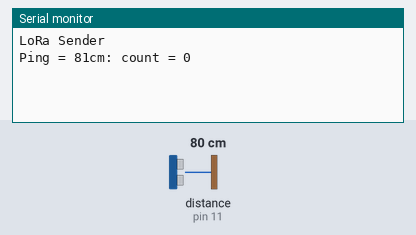
Bench run of a sketch on a simulated Arduino Uno, built with avr-gcc and run on an emulated ATmega328P. Parts: the last lines printed to the serial monitor. The inputs (shaded band) are chosen by the test bench; at power-on: distance to the obstacle (sensor on pin 11) 80 cm. The echo pulse lasts 58.3 µs per cm; no radio packets arrive unless stated.

Above: at 6.8 s.
6.9 s: distance to the obstacle (sensor on pin 11) set to 2 cm
At 12.2 s:
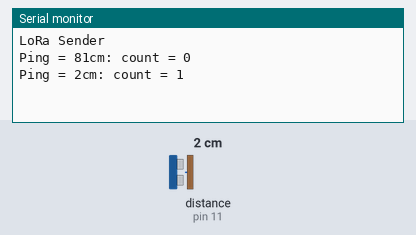
12.3 s: distance to the obstacle (sensor on pin 11) set to 4 cm
At 19.1 s:
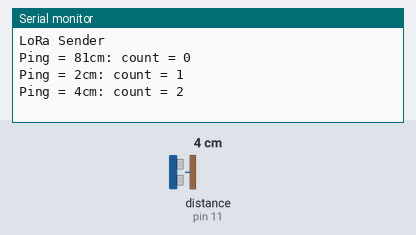

Measured:
- after the input at 6.9 s, the serial monitor: prints a new line after 5.1 s (image 1)
- after the input at 12.3 s, the serial monitor: prints a new line after 5.7 s (image 2)

The sketch:

us_test.ino
```cpp
#include <SPI.h>
#include <LoRa.h>
#include <avr/interrupt.h>
#include <NewPing.h>

#define POWER 3
#define TRIGGER_PIN  12  // Arduino pin tied to trigger pin on the ultrasonic sensor.
#define ECHO_PIN     11  // Arduino pin tied to echo pin on the ultrasonic sensor.
#define MAX_DISTANCE 200
NewPing sonar(TRIGGER_PIN, ECHO_PIN, MAX_DISTANCE);

int counter = 0;
int dist;

void setup() {
  Serial.begin(9600);
  pinMode(POWER, OUTPUT);
  digitalWrite(POWER, LOW);
  Serial.println("LoRa Sender");
  LoRa.setPins(1, 4, 7); //reset is pd4, adc8, dio0 is P(ort)E 6 or int6

  if (!LoRa.begin(433E6)) { // initialise at 433MHz
    Serial.println("Starting LoRa failed!");
    while (1);
    //record current state of analogue read pins


  }
}

void loop() {
  delay(3000);
  //READ MESSAGE
  digitalWrite(POWER, HIGH);
  delay(3000);
  dist = sonar.ping_cm();
  digitalWrite(POWER, LOW);
  // send packet
//  LoRa.beginPacket();
//  LoRa.print("Ping = ");
//  LoRa.print(sonar.ping_cm());
//  LoRa.print("cm");
//  LoRa.print(": count = ");
//  LoRa.print(counter);
//  LoRa.endPacket();

  Serial.print("Ping = ");
  Serial.print(sonar.ping_cm());
  Serial.print("cm");
  Serial.print(": count = ");
  Serial.println(counter);

  counter++;
}
```
